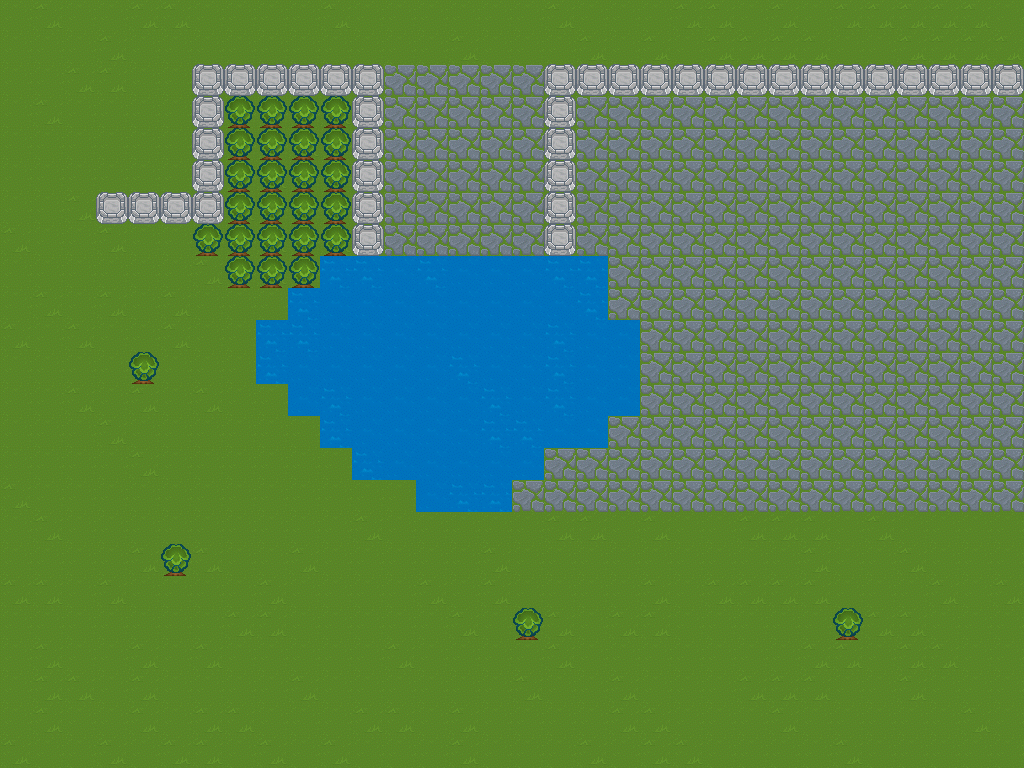

Tiled map render using the project's own tile images. Description and the map definition, with tile-layer contents summarised, below:
An orthogonal 32x24 tile map with 32x32 px tiles, 2 tile layers (Background, Breakables).

<map version="1.0" orientation="orthogonal" renderorder="right-down" width="32" height="24" tilewidth="32" tileheight="32" nextobjectid="1">
 <tileset firstgid="1" name="bg-tiles" tilewidth="32" tileheight="32" spacing="2" margin="1" tilecount="11">
  <image source="../PestControl/PestControl/Resources/Levels/tmx-bg-tiles.atlasc/tmx-bg-tiles.1.png" width="374" height="34" />
  <tile id="5">
   <properties>
    <property name="tree" value="1" />
   </properties>
  </tile>
  <tile id="8">
   <properties>
    <property name="wall" value="1" />
   </properties>
  </tile>
 </tileset>
 <layer name="Background" width="32" height="24">
  <data>[768 cells, 768 non-empty, 6 distinct tile ids]</data>
 </layer>
 <layer name="Breakables" width="32" height="24">
  <data>[768 cells, 28 non-empty, 1 distinct tile ids]</data>
 </layer>
</map>
